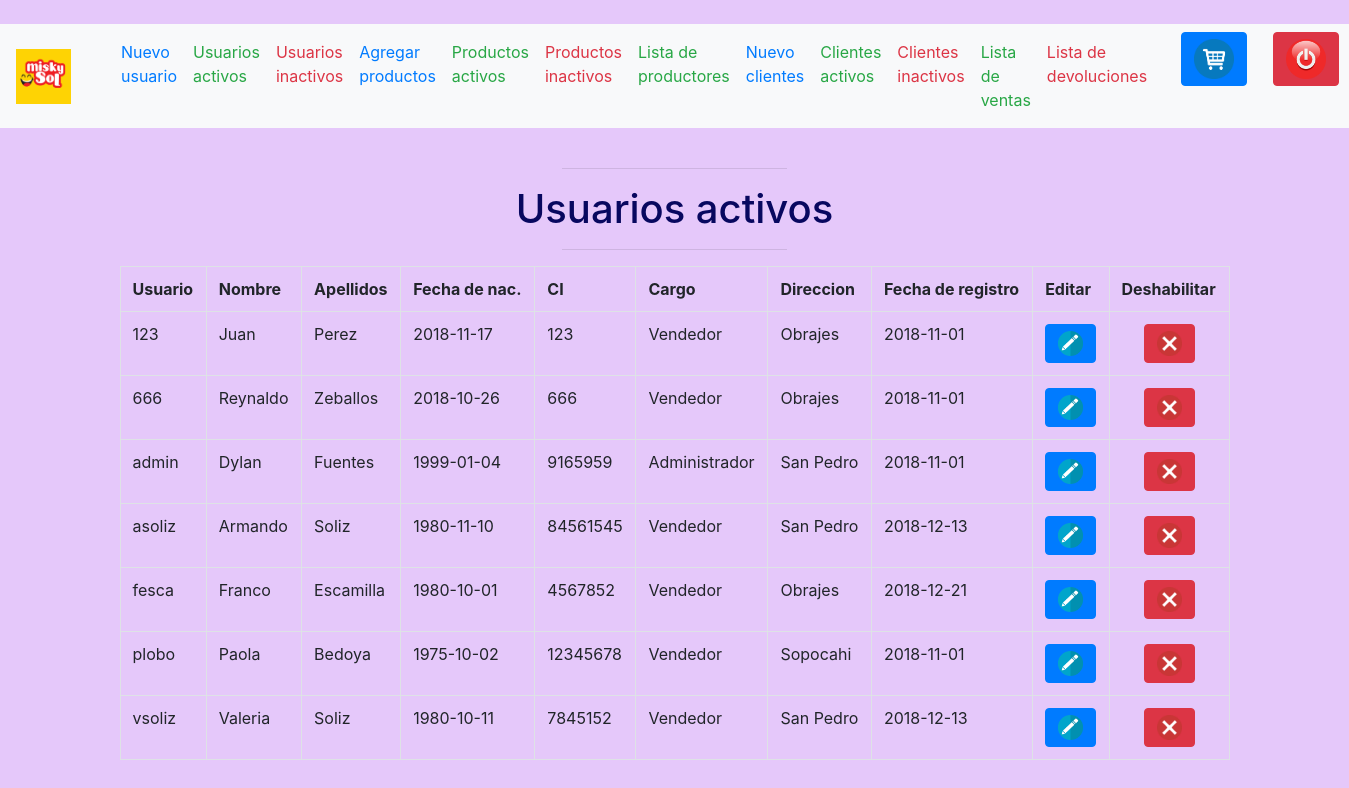
The app's page /Listados/abm_usr.php (signed in) with its own data.
### tables this page shows
CREATE TABLE IF NOT EXISTS `usuario` (
  `idUsua` varchar(35) NOT NULL,
  `clave` varchar(40) DEFAULT NULL,
  `nombre` varchar(50) DEFAULT NULL,
  `apellido` varchar(50) DEFAULT NULL,
  `fechanac` date DEFAULT NULL,
  `ci` varchar(10) DEFAULT NULL,
  `cargo` varchar(50) DEFAULT NULL,
  `direccion` varchar(100) DEFAULT NULL,
  `fecReg` date NOT NULL,
  `estado` varchar(13) DEFAULT NULL,
  PRIMARY KEY (`idUsua`)
);

### Listados/abm_usr.php (the view, shortened to what this page needs)
<?php
 include '../Cab_pie/cabecera.php';
 ?>
<center>
  <hr width="225">
<h1>Usuarios activos</h1>
<hr width="225">
<?php
  $con=mysqli_connect("localhost","root");
  mysqli_select_db($con,"sistemaventas");
  $res=mysqli_query($con,"SELECT * from usuario where estado = 'habilitado' order by idUsua ");
  echo "<div class='container'>";
  echo "<table class='table table-hover table-condensed table-bordered' id='tabla'>";
  echo "<tr><th>Usuario</th><th>Nombre</th><th>Apellidos</th><th>Fecha de nac.</th><th>CI</th><th>Cargo</th><th>Direccion</th><th>Fecha de registro</th><th>Editar</th><th>Deshabilitar</th></tr>";
  ?>
  <?php
  while (($reg=mysqli_fetch_row($res))!=null){
    ?>
  	<tr><td>
  	 <?php echo $reg[0] ?></td><td><?php echo $reg[2] ?></td><td><?php echo $reg[3] ?></td><td><?php echo $reg[4] ?></td><td><?php echo $reg[5] ?></td><td><?php echo $reg[6] ?></td><td><?php echo $reg[7] ?></td><td><?php echo $reg[8] ?></td><td>
     <?php echo"<a href='../Formularios/editausr.php?qlog=$reg[0]' class='btn btn-primary'><img src='../imagenes/editar.png' widht=25 height=25></a></td><td>";?>
     <center><button onclick="preguntar('<?php echo $reg[0] ?>')" class='btn btn-danger'><img src='../imagenes/eliminar.png' widht=25 height=25 ></button></center></td></tr>
     <?php
  }
  ?>
  </table>
  </div>

### Cab_pie/cabecera.php (style rules this page uses)
h1 { color: #08085F; }

### records on screen
usuario: idUsua "123", nombre "Juan", apellido "Perez", fechanac "2018-11-17", ci "123", cargo "Vendedor", direccion "Obrajes", fecReg "2018-11-01"
usuario: idUsua "666", nombre "Reynaldo", apellido "Zeballos", fechanac "2018-10-26", ci "666", cargo "Vendedor", direccion "Obrajes", fecReg "2018-11-01"
usuario: idUsua "admin", nombre "Dylan", apellido "Fuentes", fechanac "1999-01-04", ci "9165959", cargo "Administrador", direccion "San Pedro", fecReg "2018-11-01"
usuario: idUsua "asoliz", nombre "Armando", apellido "Soliz", fechanac "1980-11-10", ci "84561545", cargo "Vendedor", direccion "San Pedro", fecReg "2018-12-13"
usuario: idUsua "fesca", nombre "Franco", apellido "Escamilla", fechanac "1980-10-01", ci "4567852", cargo "Vendedor", direccion "Obrajes", fecReg "2018-12-21"
usuario: idUsua "plobo", nombre "Paola", apellido "Bedoya", fechanac "1975-10-02", ci "12345678", cargo "Vendedor", direccion "Sopocahi", fecReg "2018-11-01"
usuario: idUsua "vsoliz", nombre "Valeria", apellido "Soliz", fechanac "1980-10-11", ci "7845152", cargo "Vendedor", direccion "San Pedro", fecReg "2018-12-13"
